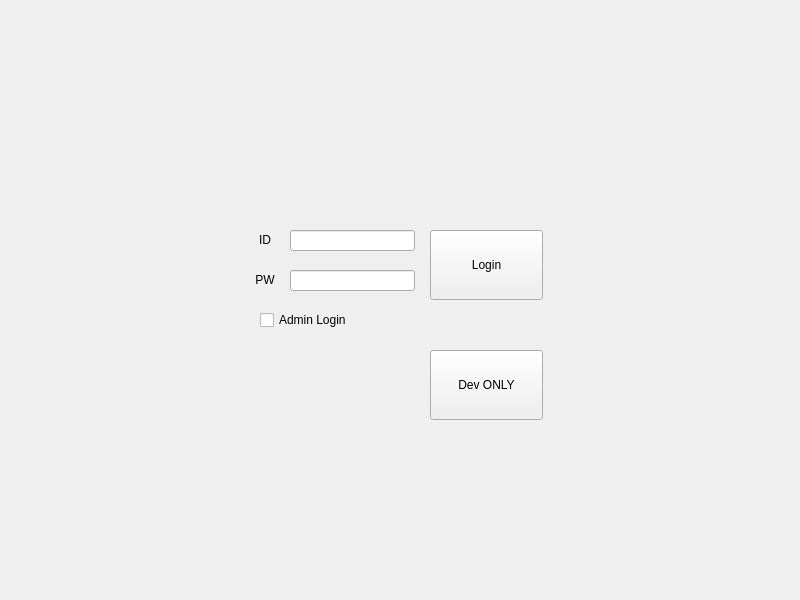
<?xml version="1.0" encoding="UTF-8"?>
<ui version="4.0">
 <class>Form</class>
 <widget class="QWidget" name="Form">
  <property name="geometry">
   <rect>
    <x>0</x>
    <y>0</y>
    <width>800</width>
    <height>600</height>
   </rect>
  </property>
  <property name="windowTitle">
   <string>Form</string>
  </property>
  <widget class="QLabel" name="label">
   <property name="geometry">
    <rect>
     <x>250</x>
     <y>232</y>
     <width>30</width>
     <height>16</height>
    </rect>
   </property>
   <property name="text">
    <string>ID</string>
   </property>
   <property name="alignment">
    <set>Qt::AlignCenter</set>
   </property>
  </widget>
  <widget class="QLabel" name="label_2">
   <property name="geometry">
    <rect>
     <x>250</x>
     <y>272</y>
     <width>30</width>
     <height>16</height>
    </rect>
   </property>
   <property name="text">
    <string>PW</string>
   </property>
   <property name="alignment">
    <set>Qt::AlignCenter</set>
   </property>
  </widget>
  <widget class="QPushButton" name="loginButton">
   <property name="geometry">
    <rect>
     <x>430</x>
     <y>230</y>
     <width>113</width>
     <height>70</height>
    </rect>
   </property>
   <property name="text">
    <string>Login</string>
   </property>
  </widget>
  <widget class="QLineEdit" name="idText">
   <property name="geometry">
    <rect>
     <x>290</x>
     <y>230</y>
     <width>125</width>
     <height>21</height>
    </rect>
   </property>
  </widget>
  <widget class="QLineEdit" name="pwText">
   <property name="geometry">
    <rect>
     <x>290</x>
     <y>270</y>
     <width>125</width>
     <height>21</height>
    </rect>
   </property>
   <property name="inputMask">
    <string/>
   </property>
   <property name="echoMode">
    <enum>QLineEdit::Password</enum>
   </property>
  </widget>
  <widget class="QCheckBox" name="adminCheck">
   <property name="geometry">
    <rect>
     <x>260</x>
     <y>310</y>
     <width>101</width>
     <height>20</height>
    </rect>
   </property>
   <property name="text">
    <string>Admin Login</string>
   </property>
  </widget>
  <widget class="QPushButton" name="devButton">
   <property name="geometry">
    <rect>
     <x>430</x>
     <y>350</y>
     <width>113</width>
     <height>70</height>
    </rect>
   </property>
   <property name="text">
    <string>Dev ONLY</string>
   </property>
  </widget>
 </widget>
 <tabstops>
  <tabstop>idText</tabstop>
  <tabstop>pwText</tabstop>
  <tabstop>adminCheck</tabstop>
  <tabstop>loginButton</tabstop>
  <tabstop>devButton</tabstop>
 </tabstops>
 <resources/>
 <connections/>
</ui>
